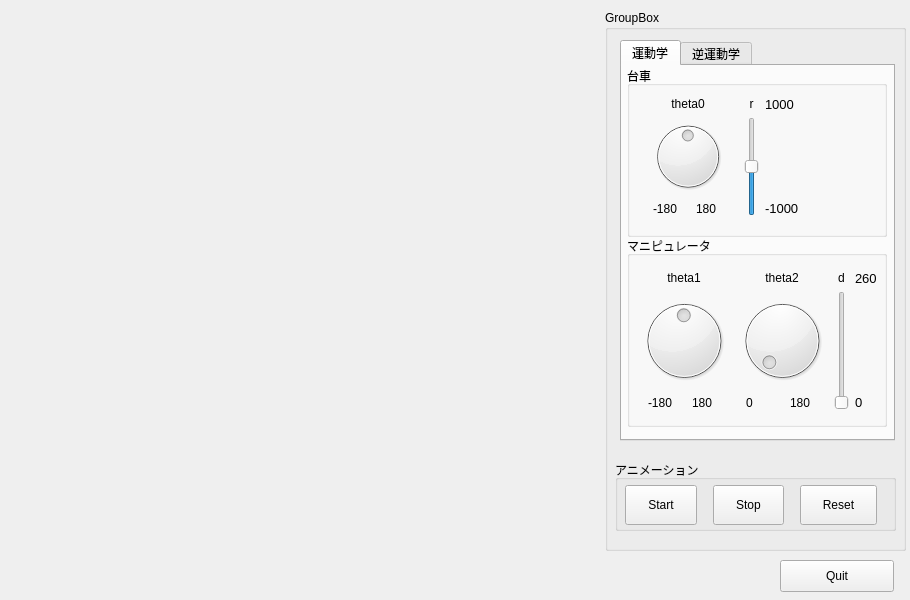
<?xml version="1.0" encoding="UTF-8"?>
<ui version="4.0">
 <class>MainWindow</class>
 <widget class="QMainWindow" name="MainWindow">
  <property name="geometry">
   <rect>
    <x>0</x>
    <y>0</y>
    <width>910</width>
    <height>600</height>
   </rect>
  </property>
  <property name="windowTitle">
   <string>Robotics Report 2012</string>
  </property>
  <widget class="QWidget" name="centralWidget">
   <widget class="GLWidget" name="widget" native="true">
    <property name="geometry">
     <rect>
      <x>0</x>
      <y>0</y>
      <width>600</width>
      <height>600</height>
     </rect>
    </property>
    <property name="sizePolicy">
     <sizepolicy hsizetype="Preferred" vsizetype="Preferred">
      <horstretch>0</horstretch>
      <verstretch>0</verstretch>
     </sizepolicy>
    </property>
    <property name="cursor">
     <cursorShape>CrossCursor</cursorShape>
    </property>
   </widget>
   <widget class="QGroupBox" name="groupBox_2">
    <property name="geometry">
     <rect>
      <x>605</x>
      <y>10</y>
      <width>301</width>
      <height>541</height>
     </rect>
    </property>
    <property name="sizePolicy">
     <sizepolicy hsizetype="Fixed" vsizetype="Fixed">
      <horstretch>0</horstretch>
      <verstretch>0</verstretch>
     </sizepolicy>
    </property>
    <property name="title">
     <string>GroupBox</string>
    </property>
    <widget class="QTabWidget" name="tabWidget">
     <property name="geometry">
      <rect>
       <x>15</x>
       <y>30</y>
       <width>275</width>
       <height>401</height>
      </rect>
     </property>
     <property name="currentIndex">
      <number>0</number>
     </property>
     <property name="elideMode">
      <enum>Qt::ElideRight</enum>
     </property>
     <widget class="QWidget" name="tab">
      <attribute name="title">
       <string>運動学</string>
      </attribute>
      <widget class="QGroupBox" name="groupBox_4">
       <property name="geometry">
        <rect>
         <x>5</x>
         <y>170</y>
         <width>260</width>
         <height>191</height>
        </rect>
       </property>
       <property name="title">
        <string>マニピュレータ</string>
       </property>
       <widget class="QWidget" name="layoutWidget_2">
        <property name="geometry">
         <rect>
          <x>0</x>
          <y>24</y>
          <width>261</width>
          <height>161</height>
         </rect>
        </property>
        <layout class="QHBoxLayout" name="horizontalLayout_2">
         <item>
          <layout class="QVBoxLayout" name="verticalLayout_4">
           <item>
            <widget class="QLabel" name="label_4">
             <property name="text">
              <string>theta1</string>
             </property>
             <property name="alignment">
              <set>Qt::AlignCenter</set>
             </property>
            </widget>
           </item>
           <item>
            <widget class="QDial" name="dial_2">
             <property name="minimum">
              <number>-179</number>
             </property>
             <property name="maximum">
              <number>180</number>
             </property>
            </widget>
           </item>
           <item>
            <layout class="QHBoxLayout" name="horizontalLayout_5">
             <property name="leftMargin">
              <number>10</number>
             </property>
             <property name="bottomMargin">
              <number>0</number>
             </property>
             <item>
              <widget class="QLabel" name="label_11">
               <property name="text">
                <string>-180</string>
               </property>
              </widget>
             </item>
             <item>
              <widget class="QLabel" name="label_12">
               <property name="text">
                <string>180</string>
               </property>
              </widget>
             </item>
            </layout>
           </item>
          </layout>
         </item>
         <item>
          <layout class="QVBoxLayout" name="verticalLayout_9">
           <item>
            <widget class="QLabel" name="label_6">
             <property name="text">
              <string>theta2</string>
             </property>
             <property name="alignment">
              <set>Qt::AlignCenter</set>
             </property>
            </widget>
           </item>
           <item>
            <widget class="QDial" name="dial_3">
             <property name="maximum">
              <number>180</number>
             </property>
            </widget>
           </item>
           <item>
            <layout class="QHBoxLayout" name="horizontalLayout_3">
             <property name="leftMargin">
              <number>10</number>
             </property>
             <item>
              <widget class="QLabel" name="label_7">
               <property name="text">
                <string>0</string>
               </property>
              </widget>
             </item>
             <item>
              <widget class="QLabel" name="label_8">
               <property name="text">
                <string>180</string>
               </property>
              </widget>
             </item>
            </layout>
           </item>
          </layout>
         </item>
         <item>
          <layout class="QVBoxLayout" name="verticalLayout_8">
           <item>
            <widget class="QLabel" name="label_5">
             <property name="text">
              <string>d</string>
             </property>
             <property name="alignment">
              <set>Qt::AlignCenter</set>
             </property>
            </widget>
           </item>
           <item>
            <widget class="QSlider" name="verticalSlider_2">
             <property name="maximum">
              <number>260</number>
             </property>
             <property name="orientation">
              <enum>Qt::Vertical</enum>
             </property>
            </widget>
           </item>
          </layout>
         </item>
         <item>
          <layout class="QVBoxLayout" name="verticalLayout_10">
           <item>
            <widget class="QLabel" name="label_17">
             <property name="font">
              <font>
               <pointsize>10</pointsize>
              </font>
             </property>
             <property name="text">
              <string>260</string>
             </property>
            </widget>
           </item>
           <item>
            <spacer name="verticalSpacer">
             <property name="orientation">
              <enum>Qt::Vertical</enum>
             </property>
             <property name="sizeHint" stdset="0">
              <size>
               <width>20</width>
               <height>40</height>
              </size>
             </property>
            </spacer>
           </item>
           <item>
            <widget class="QLabel" name="label_16">
             <property name="font">
              <font>
               <pointsize>10</pointsize>
              </font>
             </property>
             <property name="text">
              <string>0</string>
             </property>
            </widget>
           </item>
          </layout>
         </item>
        </layout>
       </widget>
      </widget>
      <widget class="QGroupBox" name="groupBox_3">
       <property name="geometry">
        <rect>
         <x>5</x>
         <y>0</y>
         <width>260</width>
         <height>171</height>
        </rect>
       </property>
       <property name="title">
        <string>台車</string>
       </property>
       <widget class="QWidget" name="layoutWidget">
        <property name="geometry">
         <rect>
          <x>0</x>
          <y>20</y>
          <width>261</width>
          <height>141</height>
         </rect>
        </property>
        <layout class="QHBoxLayout" name="horizontalLayout_7">
         <item>
          <layout class="QVBoxLayout" name="verticalLayout_2">
           <item>
            <widget class="QLabel" name="label_2">
             <property name="text">
              <string>theta0</string>
             </property>
             <property name="alignment">
              <set>Qt::AlignCenter</set>
             </property>
            </widget>
           </item>
           <item>
            <widget class="QDial" name="dial">
             <property name="minimum">
              <number>-179</number>
             </property>
             <property name="maximum">
              <number>180</number>
             </property>
            </widget>
           </item>
           <item>
            <layout class="QHBoxLayout" name="horizontalLayout_4">
             <property name="leftMargin">
              <number>15</number>
             </property>
             <property name="rightMargin">
              <number>5</number>
             </property>
             <item>
              <widget class="QLabel" name="label_9">
               <property name="text">
                <string>-180</string>
               </property>
              </widget>
             </item>
             <item>
              <widget class="QLabel" name="label_10">
               <property name="text">
                <string>180</string>
               </property>
              </widget>
             </item>
            </layout>
           </item>
          </layout>
         </item>
         <item>
          <layout class="QHBoxLayout" name="horizontalLayout">
           <item>
            <layout class="QVBoxLayout" name="verticalLayout">
             <item>
              <widget class="QLabel" name="label_3">
               <property name="text">
                <string>r</string>
               </property>
               <property name="alignment">
                <set>Qt::AlignCenter</set>
               </property>
              </widget>
             </item>
             <item>
              <widget class="QSlider" name="verticalSlider">
               <property name="minimum">
                <number>-1000</number>
               </property>
               <property name="maximum">
                <number>1000</number>
               </property>
               <property name="orientation">
                <enum>Qt::Vertical</enum>
               </property>
              </widget>
             </item>
            </layout>
           </item>
           <item>
            <layout class="QVBoxLayout" name="verticalLayout_11">
             <item>
              <widget class="QLabel" name="label_18">
               <property name="font">
                <font>
                 <pointsize>10</pointsize>
                </font>
               </property>
               <property name="text">
                <string>1000</string>
               </property>
              </widget>
             </item>
             <item>
              <spacer name="verticalSpacer_2">
               <property name="orientation">
                <enum>Qt::Vertical</enum>
               </property>
               <property name="sizeHint" stdset="0">
                <size>
                 <width>20</width>
                 <height>40</height>
                </size>
               </property>
              </spacer>
             </item>
             <item>
              <widget class="QLabel" name="label_19">
               <property name="font">
                <font>
                 <pointsize>10</pointsize>
                </font>
               </property>
               <property name="text">
                <string>-1000</string>
               </property>
              </widget>
             </item>
            </layout>
           </item>
          </layout>
         </item>
         <item>
          <spacer name="horizontalSpacer">
           <property name="orientation">
            <enum>Qt::Horizontal</enum>
           </property>
           <property name="sizeHint" stdset="0">
            <size>
             <width>60</width>
             <height>20</height>
            </size>
           </property>
          </spacer>
         </item>
        </layout>
       </widget>
      </widget>
     </widget>
     <widget class="QWidget" name="tab_2">
      <attribute name="title">
       <string>逆運動学</string>
      </attribute>
      <widget class="QGroupBox" name="groupBox_5">
       <property name="geometry">
        <rect>
         <x>10</x>
         <y>0</y>
         <width>251</width>
         <height>431</height>
        </rect>
       </property>
       <property name="title">
        <string>座標指定</string>
       </property>
       <widget class="QWidget" name="">
        <property name="geometry">
         <rect>
          <x>1</x>
          <y>60</y>
          <width>251</width>
          <height>301</height>
         </rect>
        </property>
        <layout class="QHBoxLayout" name="horizontalLayout_8">
         <item>
          <spacer name="horizontalSpacer_4">
           <property name="orientation">
            <enum>Qt::Horizontal</enum>
           </property>
           <property name="sizeHint" stdset="0">
            <size>
             <width>40</width>
             <height>20</height>
            </size>
           </property>
          </spacer>
         </item>
         <item>
          <widget class="QSlider" name="verticalSlider_3">
           <property name="minimum">
            <number>-1000</number>
           </property>
           <property name="maximum">
            <number>1000</number>
           </property>
           <property name="orientation">
            <enum>Qt::Vertical</enum>
           </property>
          </widget>
         </item>
         <item>
          <spacer name="horizontalSpacer_2">
           <property name="orientation">
            <enum>Qt::Horizontal</enum>
           </property>
           <property name="sizeHint" stdset="0">
            <size>
             <width>40</width>
             <height>20</height>
            </size>
           </property>
          </spacer>
         </item>
         <item>
          <widget class="QSlider" name="verticalSlider_6">
           <property name="minimum">
            <number>-1000</number>
           </property>
           <property name="maximum">
            <number>1000</number>
           </property>
           <property name="orientation">
            <enum>Qt::Vertical</enum>
           </property>
          </widget>
         </item>
         <item>
          <spacer name="horizontalSpacer_3">
           <property name="orientation">
            <enum>Qt::Horizontal</enum>
           </property>
           <property name="sizeHint" stdset="0">
            <size>
             <width>40</width>
             <height>20</height>
            </size>
           </property>
          </spacer>
         </item>
         <item>
          <layout class="QVBoxLayout" name="verticalLayout_3">
           <property name="topMargin">
            <number>50</number>
           </property>
           <property name="bottomMargin">
            <number>40</number>
           </property>
           <item>
            <widget class="QSlider" name="verticalSlider_7">
             <property name="minimum">
              <number>190</number>
             </property>
             <property name="maximum">
              <number>400</number>
             </property>
             <property name="orientation">
              <enum>Qt::Vertical</enum>
             </property>
            </widget>
           </item>
           <item>
            <spacer name="verticalSpacer_4">
             <property name="orientation">
              <enum>Qt::Vertical</enum>
             </property>
             <property name="sizeHint" stdset="0">
              <size>
               <width>20</width>
               <height>40</height>
              </size>
             </property>
            </spacer>
           </item>
          </layout>
         </item>
         <item>
          <layout class="QVBoxLayout" name="verticalLayout_12">
           <item>
            <widget class="QLabel" name="label_20">
             <property name="font">
              <font>
               <pointsize>10</pointsize>
              </font>
             </property>
             <property name="text">
              <string>1000</string>
             </property>
            </widget>
           </item>
           <item>
            <spacer name="verticalSpacer_3">
             <property name="orientation">
              <enum>Qt::Vertical</enum>
             </property>
             <property name="sizeHint" stdset="0">
              <size>
               <width>20</width>
               <height>40</height>
              </size>
             </property>
            </spacer>
           </item>
           <item>
            <widget class="QLabel" name="label_21">
             <property name="font">
              <font>
               <pointsize>10</pointsize>
              </font>
             </property>
             <property name="text">
              <string>-1000</string>
             </property>
            </widget>
           </item>
          </layout>
         </item>
        </layout>
       </widget>
       <widget class="QWidget" name="">
        <property name="geometry">
         <rect>
          <x>20</x>
          <y>30</y>
          <width>191</width>
          <height>18</height>
         </rect>
        </property>
        <layout class="QHBoxLayout" name="horizontalLayout_6">
         <item>
          <widget class="QLabel" name="label_13">
           <property name="text">
            <string>x</string>
           </property>
           <property name="alignment">
            <set>Qt::AlignCenter</set>
           </property>
          </widget>
         </item>
         <item>
          <widget class="QLabel" name="label_14">
           <property name="text">
            <string>y</string>
           </property>
           <property name="alignment">
            <set>Qt::AlignCenter</set>
           </property>
          </widget>
         </item>
         <item>
          <widget class="QLabel" name="label_15">
           <property name="text">
            <string>z</string>
           </property>
           <property name="alignment">
            <set>Qt::AlignCenter</set>
           </property>
          </widget>
         </item>
        </layout>
       </widget>
      </widget>
     </widget>
    </widget>
    <widget class="QGroupBox" name="groupBox">
     <property name="geometry">
      <rect>
       <x>10</x>
       <y>450</y>
       <width>281</width>
       <height>71</height>
      </rect>
     </property>
     <property name="title">
      <string>アニメーション</string>
     </property>
     <widget class="QPushButton" name="pushButton">
      <property name="geometry">
       <rect>
        <x>10</x>
        <y>25</y>
        <width>72</width>
        <height>40</height>
       </rect>
      </property>
      <property name="text">
       <string>Start</string>
      </property>
      <property name="autoRepeatInterval">
       <number>100</number>
      </property>
     </widget>
     <widget class="QPushButton" name="pushButton_2">
      <property name="geometry">
       <rect>
        <x>185</x>
        <y>25</y>
        <width>77</width>
        <height>40</height>
       </rect>
      </property>
      <property name="text">
       <string>Reset</string>
      </property>
     </widget>
     <widget class="QPushButton" name="pushButton_4">
      <property name="geometry">
       <rect>
        <x>98</x>
        <y>25</y>
        <width>71</width>
        <height>40</height>
       </rect>
      </property>
      <property name="text">
       <string>Stop</string>
      </property>
     </widget>
    </widget>
   </widget>
   <widget class="QPushButton" name="pushButton_3">
    <property name="geometry">
     <rect>
      <x>780</x>
      <y>560</y>
      <width>114</width>
      <height>32</height>
     </rect>
    </property>
    <property name="text">
     <string>Quit</string>
    </property>
   </widget>
   <widget class="QWidget" name="layoutWidget">
    <property name="geometry">
     <rect>
      <x>0</x>
      <y>0</y>
      <width>2</width>
      <height>2</height>
     </rect>
    </property>
    <layout class="QVBoxLayout" name="verticalLayout_6"/>
   </widget>
   <widget class="QWidget" name="layoutWidget">
    <property name="geometry">
     <rect>
      <x>0</x>
      <y>0</y>
      <width>2</width>
      <height>2</height>
     </rect>
    </property>
    <layout class="QVBoxLayout" name="verticalLayout_7"/>
   </widget>
  </widget>
 </widget>
 <layoutdefault spacing="6" margin="11"/>
 <customwidgets>
  <customwidget>
   <class>GLWidget</class>
   <extends>QWidget</extends>
   <header>glwidget.h</header>
   <container>1</container>
   <slots>
    <slot>moveManipulator()</slot>
    <slot>resetManipulator()</slot>
    <slot>commandLine()</slot>
    <slot>setText(QString)</slot>
    <slot>stopManipulator()</slot>
    <slot>tabChange(int)</slot>
    <slot>theta0Changed(int)</slot>
    <slot>theta1Changed(int)</slot>
    <slot>theta2Changed(int)</slot>
    <slot>r_valueChanged(int)</slot>
    <slot>d_valueChanged(int)</slot>
    <slot>x_valueChanged(double)</slot>
    <slot>y_valueChanged(double)</slot>
    <slot>z_valueChanged(double)</slot>
    <slot>x_valueChanged(int)</slot>
    <slot>y_valueChanged(int)</slot>
    <slot>z_valueChanged(int)</slot>
   </slots>
  </customwidget>
 </customwidgets>
 <resources/>
 <connections>
  <connection>
   <sender>pushButton_3</sender>
   <signal>clicked()</signal>
   <receiver>MainWindow</receiver>
   <slot>close()</slot>
   <hints>
    <hint type="sourcelabel">
     <x>830</x>
     <y>585</y>
    </hint>
    <hint type="destinationlabel">
     <x>782</x>
     <y>520</y>
    </hint>
   </hints>
  </connection>
  <connection>
   <sender>pushButton_2</sender>
   <signal>clicked()</signal>
   <receiver>widget</receiver>
   <slot>resetManipulator()</slot>
   <hints>
    <hint type="sourcelabel">
     <x>885</x>
     <y>59</y>
    </hint>
    <hint type="destinationlabel">
     <x>536</x>
     <y>143</y>
    </hint>
   </hints>
  </connection>
  <connection>
   <sender>pushButton</sender>
   <signal>clicked()</signal>
   <receiver>widget</receiver>
   <slot>moveManipulator()</slot>
   <hints>
    <hint type="sourcelabel">
     <x>700</x>
     <y>63</y>
    </hint>
    <hint type="destinationlabel">
     <x>519</x>
     <y>90</y>
    </hint>
   </hints>
  </connection>
  <connection>
   <sender>pushButton_4</sender>
   <signal>clicked()</signal>
   <receiver>widget</receiver>
   <slot>stopManipulator()</slot>
   <hints>
    <hint type="sourcelabel">
     <x>759</x>
     <y>73</y>
    </hint>
    <hint type="destinationlabel">
     <x>483</x>
     <y>55</y>
    </hint>
   </hints>
  </connection>
  <connection>
   <sender>tabWidget</sender>
   <signal>currentChanged(int)</signal>
   <receiver>widget</receiver>
   <slot>tabChange(int)</slot>
   <hints>
    <hint type="sourcelabel">
     <x>673</x>
     <y>164</y>
    </hint>
    <hint type="destinationlabel">
     <x>540</x>
     <y>184</y>
    </hint>
   </hints>
  </connection>
  <connection>
   <sender>dial</sender>
   <signal>sliderMoved(int)</signal>
   <receiver>widget</receiver>
   <slot>theta0Changed(int)</slot>
   <hints>
    <hint type="sourcelabel">
     <x>652</x>
     <y>252</y>
    </hint>
    <hint type="destinationlabel">
     <x>500</x>
     <y>265</y>
    </hint>
   </hints>
  </connection>
  <connection>
   <sender>dial_2</sender>
   <signal>sliderMoved(int)</signal>
   <receiver>widget</receiver>
   <slot>theta1Changed(int)</slot>
   <hints>
    <hint type="sourcelabel">
     <x>669</x>
     <y>436</y>
    </hint>
    <hint type="destinationlabel">
     <x>507</x>
     <y>435</y>
    </hint>
   </hints>
  </connection>
  <connection>
   <sender>dial_3</sender>
   <signal>sliderMoved(int)</signal>
   <receiver>widget</receiver>
   <slot>theta2Changed(int)</slot>
   <hints>
    <hint type="sourcelabel">
     <x>773</x>
     <y>446</y>
    </hint>
    <hint type="destinationlabel">
     <x>559</x>
     <y>492</y>
    </hint>
   </hints>
  </connection>
  <connection>
   <sender>verticalSlider</sender>
   <signal>sliderMoved(int)</signal>
   <receiver>widget</receiver>
   <slot>r_valueChanged(int)</slot>
   <hints>
    <hint type="sourcelabel">
     <x>745</x>
     <y>303</y>
    </hint>
    <hint type="destinationlabel">
     <x>485</x>
     <y>352</y>
    </hint>
   </hints>
  </connection>
  <connection>
   <sender>verticalSlider_2</sender>
   <signal>sliderMoved(int)</signal>
   <receiver>widget</receiver>
   <slot>d_valueChanged(int)</slot>
   <hints>
    <hint type="sourcelabel">
     <x>840</x>
     <y>436</y>
    </hint>
    <hint type="destinationlabel">
     <x>555</x>
     <y>466</y>
    </hint>
   </hints>
  </connection>
  <connection>
   <sender>verticalSlider_3</sender>
   <signal>sliderMoved(int)</signal>
   <receiver>widget</receiver>
   <slot>x_valueChanged(int)</slot>
   <hints>
    <hint type="sourcelabel">
     <x>676</x>
     <y>316</y>
    </hint>
    <hint type="destinationlabel">
     <x>534</x>
     <y>310</y>
    </hint>
   </hints>
  </connection>
  <connection>
   <sender>verticalSlider_6</sender>
   <signal>sliderMoved(int)</signal>
   <receiver>widget</receiver>
   <slot>y_valueChanged(int)</slot>
   <hints>
    <hint type="sourcelabel">
     <x>739</x>
     <y>376</y>
    </hint>
    <hint type="destinationlabel">
     <x>579</x>
     <y>386</y>
    </hint>
   </hints>
  </connection>
  <connection>
   <sender>verticalSlider_7</sender>
   <signal>sliderMoved(int)</signal>
   <receiver>widget</receiver>
   <slot>z_valueChanged(int)</slot>
   <hints>
    <hint type="sourcelabel">
     <x>807</x>
     <y>360</y>
    </hint>
    <hint type="destinationlabel">
     <x>535</x>
     <y>411</y>
    </hint>
   </hints>
  </connection>
 </connections>
 <slots>
  <slot>quit()</slot>
 </slots>
</ui>
